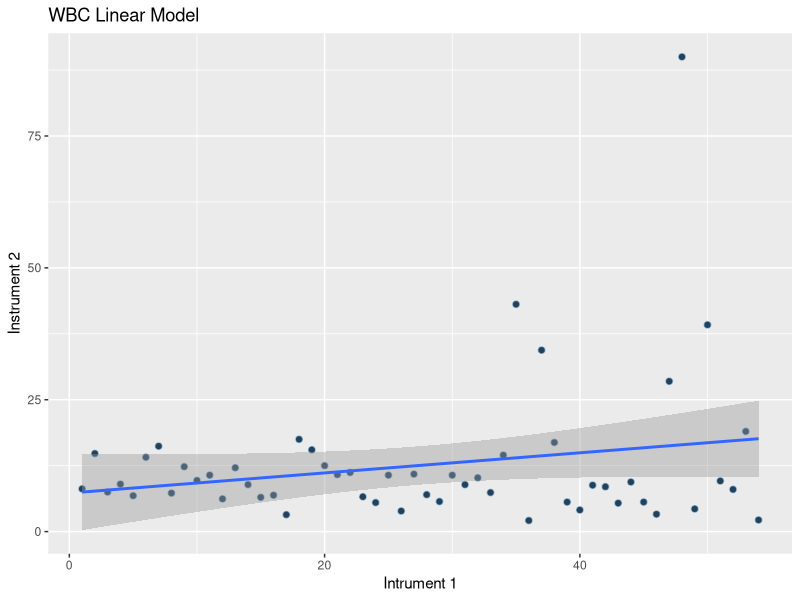
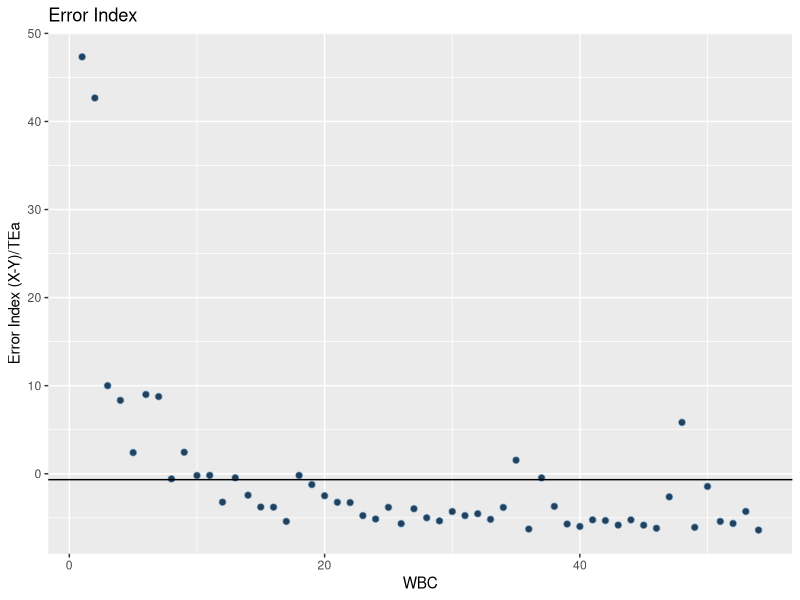
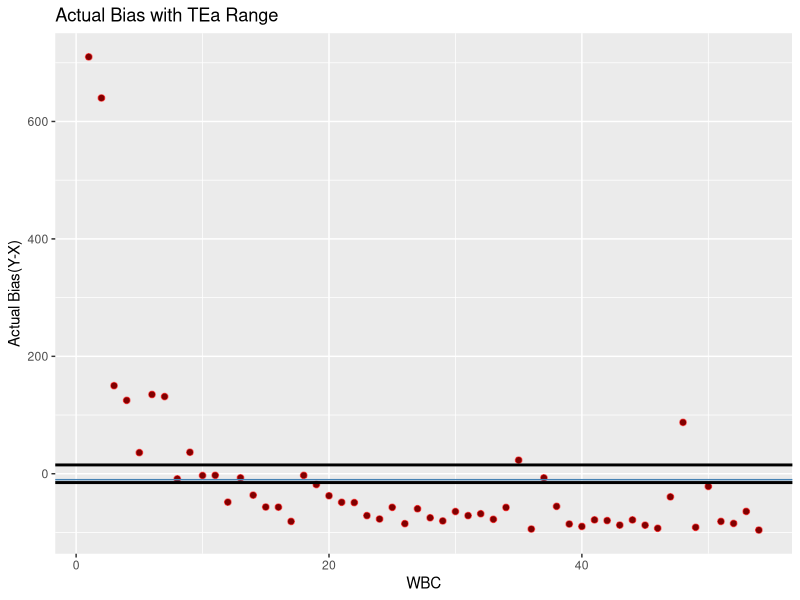

The R source for these figures, in order:
## ---- chunk 1
knitr::opts_chunk$set(fig.width=3, fig.height=3,
                      echo=FALSE, warning=FALSE, message=FALSE)

## ---- chunk 2
library(plyr)
library(dplyr)
library(ggplot2)
library(stats)
library(knitr)
## ---- chunk 3
# loading file...
x <- read.csv("Instrument1.csv")
y <- read.csv("Instrument2.csv")

## ---- chunk 4
# transform to dplyr
# 
x_DF <- tbl_df(x)
y_DF <- tbl_df(y)

# creat e coefficient of variation cv function
cv <- function(mean,sd){
        (sd/mean) *100
}

# get the headers name to rename them accordingly with concatenated instrument name assignment
cnamesx <- names(x)

# loop to rename headers and combine the two files
# 
for (i in seq_along(cnamesx)) {
        colnames(x_DF)[i] <- paste(cnamesx[i],"Intrument1", sep = "")
        colnames(x_DF)[1] = "sample"
}

# add Instrument "X" to header to indicate instrument 1

for (i in seq_along(cnamesx)) {
        colnames(y_DF)[i] <- paste(cnamesx[i],"Instrument2", sep = ".")
        colnames(y_DF)[1] = "sample"
}

#merge the two file from the 2  instrument into 1 table. It is combine by sample ID. The assumtion is that a sample particular sample was run on both instrument
mergeData_ <- merge(x_DF, y_DF, by = "sample")

## ---- chunk 5
# selection on table and converting it into 1 main table to be
# used for data manipulation
library(plyr)
library(dplyr)
## ---- chunk 6
EI <- mergeData_ %>%
        mutate(Error_Index = round(((WBC.Instrument2 - WBCIntrument1)/ WBCIntrument1) / 0.15, 3),
               aveEI_Vector_ = round(ave(as.vector(as.vector(Error_Index))),3),
               biasWBC = WBC.Instrument2 - WBCIntrument1,
               actualpercentBias =  (biasWBC / WBCIntrument1)*100,
               aveActualpercentBias = mean(actualpercentBias))

                
# to svae the Error Index into a vector to find out the ave .. etc
EI_Vector_ <- as.vector(as.vector(EI$Error_Index))
ave_EI <- sum(EI_Vector_)/ length(EI_Vector_)

# absolute value of Erorr Index (in one result)
abs.ave_EI <-  abs(ave_EI)

#Code for absolute average bias between the two instrument(Y-X) 

biasWBC_Vector <- as.vector(as.vector(EI$biasWBC))
ave_biasWBC_Vector <- sum(biasWBC_Vector)/ length(biasWBC_Vector)
abs.ave_biasWBC_Vector <-  abs(ave_biasWBC_Vector)


##---Start Average of Analyte in question----

# mean of the biases. Data was taken from the EI table using dplyr
meanEIbiasWBC <- mean(EI$biasWBC)
#Standard deviations of the biases. Data taken from the EI table
sdEIbiasWBC <- sd(EI$biasWBC)

# CV calculated using the function cv
cvWBC.Instrument2 <- cv(mean = meanEIbiasWBC, sd=sdEIbiasWBC)
abs.cvWBC.Instrument2 <- abs(cvWBC.Instrument2)
## ---- chunk 7
par(mfrow=c(2,2))

###---- linear plots between Instrument1 and Instrument 2-----
g <- qplot( WBCIntrument1, WBC.Instrument2, data = mergeData_ )

p  <- g + geom_point(color = "steelblue", size= 2, alpha = 1/2) + geom_smooth(method = "lm") + labs (title = paste(names(x)[2], "Linear Model", sep = " ")) + labs(x = "Intrument 1") + labs(y = "Instrument 2")
print(p)

                
# Plot the Error_index

EIplot <- qplot(WBCIntrument1, Error_Index, data = EI)

ErrorIndexplot <- EIplot + geom_point(color = "steelblue", size = 2, alpha = 1/2)  +labs(title= "Error Index") + geom_hline(yintercept = EI$aveEI_Vector_ ) + labs(x = paste(names(x)[2])) + labs(y = "Error Index (X-Y)/TEa")

print(ErrorIndexplot)

# Plot actual  x-y bias to represent the 15 % TEa for WBC
upperLimitTEa <- 15
lowerLimitTea <- -15

# Actual Percent Bias plot
# 

actualBiasWithRange <- qplot(WBCIntrument1, actualpercentBias, data = EI)

actualBiasWithRangePlot <- actualBiasWithRange + geom_point(color = "red", size = 2, alpha = 1/2)  +labs(title= "Actual Bias with TEa Range") + geom_hline(yintercept = upperLimitTEa, size=1 ) + geom_hline(yintercept = lowerLimitTea, size = 1 ) + geom_hline(yintercept = EI$aveActualpercentBias, color = "steelblue" ) + labs(x = paste(names(x)[2])) + labs(y = "Actual Bias(Y-X)")

print(actualBiasWithRangePlot)


